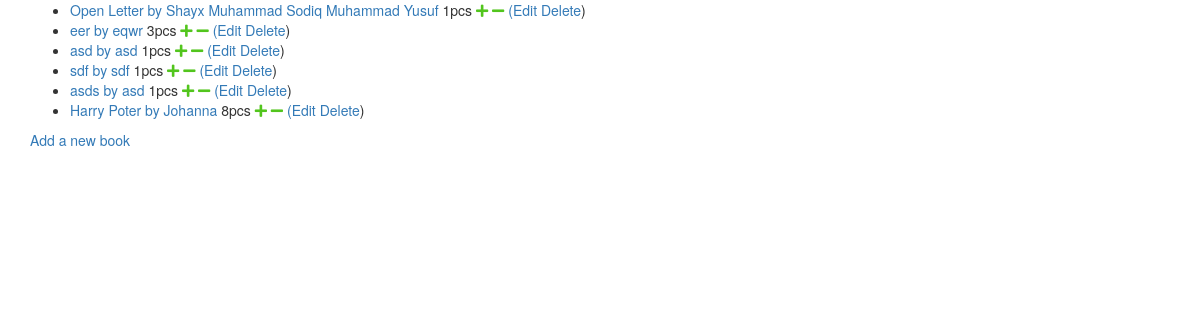
Page /backend (signed in) on the committed database.
### backend/models.py (models this page shows, shortened)
class Book(models.Model):
    title = models.CharField(max_length=64, unique=True)
    author = models.CharField(max_length=64)
    price = models.PositiveIntegerField()
    genre = models.CharField(max_length=64, choices=genre_options)
    quantity = models.IntegerField(default=1)
    created_at = models.DateTimeField(auto_now_add=True)
    updated_at = models.DateTimeField(auto_now=True)
    def __str__(self):
        return self.title+" by "+self.author

### backend/views.py (the view)
# urls.py: path('', book_list.as_view(), name="book_list"),
class book_list(LoginRequiredMixin, ListView):
    model = Book
    fields="__all__"
    success_url =  reverse_lazy('backend:book_list')

### backend/templates/backend/book_list.html (shortened to what this page needs)
{%extends "base_bootsrap.html" %}
{% block content%}
<div class="container">
        {% if book_list %}
        <ul>
             {% for book in book_list %}
             <div class="row">
             <li><a href="{% url 'backend:book_detail' book.id %}">{{book}} </a>
                {{book.quantity}}pcs
                 <a href="#"  id="inc_{{book.id}}"
                    onclick="
                         inc('{% url 'backend:book_inc' book.id %}', {{book.id}}); return false;
                    "
                 >
                <i class="fas fa-plus" id="plus_{{book.id}}" style="color: rgb(82, 197, 29)"></i>
                 </a>
                 <a href="#"  id="dec_{{book.id}}"
                 onclick="
                      dec('{% url 'backend:book_dec' book.id %}', {{book.id}}); return false;
                 "
                 >
                 <i class="fas fa-minus" id="minus_{{book.id}}" style="color: rgb(82, 197, 29)"></i>
                 </a>
                 <a href="{% url 'backend:book_update' book.id %}">(Edit</a>
                 <a href="{% url 'backend:book_delete' book.id %}">Delete</a>)
             </li>
            </div>
             {%endfor%}
        </ul>
        {% else %}
           <p class="row">There are no books in the library database.</p>
        {% endif %}
            <p class="row">
             <a href="{% url 'backend:book_create' %}">Add a new book</a>
            </p>
        </div>
 {%endblock%}

### backend/templates/base_bootsrap.html (shortened to what this page needs)
<html>
    <head>
        <link rel="stylesheet" href="https://maxcdn.bootstrapcdn.com/bootstrap/3.4.0/css/bootstrap.min.css">
        <link rel="stylesheet" href="https://use.fontawesome.com/releases/v5.8.1/css/all.css">
        <link rel="stylesheet" href="https://use.fontawesome.com/releases/v5.8.1/css/v4-shims.css">
    </head>
    <body>
            <div class="container">
                    {% block content %}
                    {% endblock %}
            </div>
    </body>
</html>

### rows in the picture
Book: title+author "Open Letter by Shayx Muhammad Sodiq Muhammad Yusuf", quantity "1"
Book: title+author "eer by eqwr", quantity "3"
Book: title+author "asd by asd", quantity "1"
Book: title+author "sdf by sdf", quantity "1"
Book: title+author "asds by asd", quantity "1"
Book: title+author "Harry Poter by Johanna", quantity "8"
